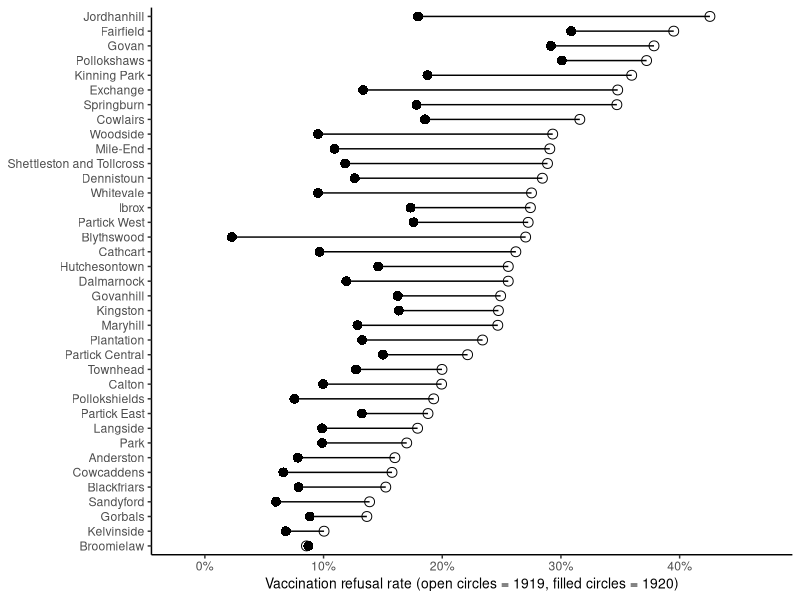

Source code (R): (Note: this script raises an error after producing the figure.)
# Plot COV rates by ward in 1919 and 1920

rm(list = ls())
library(readxl) # For reading in data from Excel
library(ggplot2)
library(dplyr) # for SQL-like joins
library(reshape) # for version of rename used here

# Import specially created smallpox 1920 dataset
COV <- read_excel("2024-Cite-Malade-Smallpox/Smallpox_data_1911_onwards.xlsx", sheet = "Data")

# Reduce to 1912 - 1920
COV_1912_1920 <- subset(COV, Year>= 1912 & Year <= 1920)
# Reduce to columns 1-23 which includes any variables we need
COV_1912_1920 <- COV_1912_1920[,1:23]

# Look at COV rates 1919 and 1920
COV_1919 <- subset(COV, Year == 1919)
COV_1920 <- subset(COV, Year == 1920)
COV_1920$COV_1919 <- COV_1919$COV_perc_births

# Plot COV 1919 and 1920

COV_variables <- c("Ward_name", "COV_1919")
COV_variables_1920 <- c("Ward_name", "COV_perc_births")
COV_variables_results_1919 <- COV_1920[COV_variables]
COV_variables_results_1919$Year <- 1919 
COV_variables_results_1920 <- COV_1920[COV_variables_1920]
COV_variables_results_1920$Year <- 1920
colnames(COV_variables_results_1919)[2] <- "COV_perc_births"

COV_variables_results <- rbind(COV_variables_results_1919, COV_variables_results_1920)
# Make Year a character
COV_variables_results$Year <- as.character(COV_variables_results$Year)
COV_variables_results <- as.data.frame(COV_variables_results)

# Look at COV rates 1919 and 1920
COV_1919 <- subset(COV, Year == 1919)
COV_1920 <- subset(COV, Year == 1920)
COV_1920$COV_1919 <- COV_1919$COV_perc_births

COV_variables <- c("Ward_name", "COV_1919")
COV_variables_1920 <- c("Ward_name", "COV_perc_births")
COV_variables_results_1919 <- COV_1920[COV_variables]
COV_variables_results_1920 <- COV_1920[COV_variables_1920]
COV_variables_results_1919 <- rename(COV_variables_results_1919, "COV_perc_births" == COV_1919)
colnames(COV_variables_results_1920)[2] <- "COV_1920"

COV_variables_results <- cbind(COV_variables_results_1919, COV_variables_results_1920[,2])
COV_variables_results <- as.data.frame(COV_variables_results)
COV_variables_results$COV_av <- (COV_variables_results$COV_1919 + COV_variables_results$COV_1920)/2
COV_variables_results$range <- COV_variables_results$COV_1919 - COV_variables_results$COV_1920

COV_variables_results <- arrange(COV_variables_results, range)

#To make 'arrange' stick: turn your 'treatment' column into a character vector
COV_variables_results$Ward_name <- as.character(COV_variables_results$Ward_name)
#Then turn it back into a factor with the levels in the correct order
COV_variables_results$Ward_name <- factor(COV_variables_results$Ward_name, levels=unique(COV_variables_results$Ward_name))

temp_ordered <- arrange(.data = COV_variables_results, COV_1919)
temp_ordered$Ward_name <- factor(temp_ordered$Ward_name, levels = temp_ordered$Ward_name, ordered = T)
dim(temp_ordered)
head(temp_ordered)

# Make and save figure
fig_COV <- ggplot(temp_ordered) + 
  geom_linerange(mapping=aes(x=Ward_name, y=COV_av, ymin=COV_1920, ymax=COV_1919), linewidth =0.5)  +
  geom_point(aes(x=Ward_name,y=COV_1920),shape = 16, fill="black", color="black",size = 3) +
  geom_point(aes(x=Ward_name,y=COV_1919),shape = 1, size = 3) +
  scale_y_continuous(name = "Vaccination refusal rate (open circles = 1919, filled circles = 1920)",
                   labels = scales::percent, limits = c(0,0.45),
                   expand = expansion(mult = c(0.1, 0.1))) +
  theme_classic() + theme(
                          strip.background = element_blank(),
                          axis.title.x = element_text(family = "Helvetica", size = 10),
                          strip.text = element_blank(),
                          legend.margin=margin(c(0,5,0,5)), # top, right, bottom, left
                          axis.ticks.y = element_line(),
                          panel.spacing = unit(2, "lines")) +
  theme(axis.title.y = element_blank()) +
  coord_flip(xlim = NULL, ylim = NULL, expand = TRUE, clip = "on") # Co-ord flip so horizontal
fig_COV 
  
ggsave(filename = paste0("Figure_5.png"), plot = fig_COV, path = "2024-Cite-Malade-Smallpox/Smallpox_Figs", width = 22, height = 15, units = "cm", dpi = 300)
ggsave(filename = paste0("Figure_5.pdf"), plot = fig_COV, path = "2024-Cite-Malade-Smallpox/Smallpox_Figs", width = 22, height = 15, units = "cm")
ggsave(filename = paste0("Figure_5.eps"), plot = fig_COV, path = "2024-Cite-Malade-Smallpox/Smallpox_Figs", width = 22, height = 15, units = "cm")
